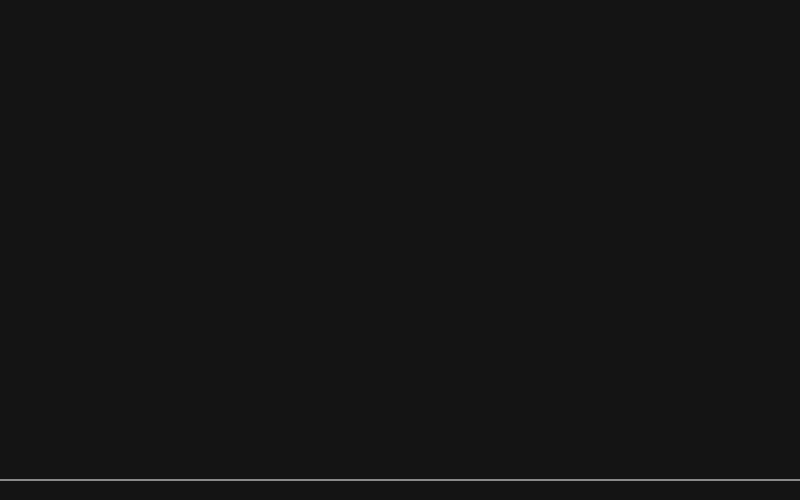
Frame 1 (no input)
Frame 60 (no input): identical to frame 1, image omitted
Frame 120 (the mouse pressed at the canvas centre since frame 60): identical to frame 1, image omitted

The p5.js sketch that drew this single still picture (run headless with seeded random() and noise() and a simulated clock; from frame 60 on, the mouse is pressed at the canvas centre):

// p5.js sketch
// ── sketch.js
let speechRec;
let letters = [];
let gravityOn = false;

function setup() {
  createCanvas(800, 500);
  textSize(40);
  textAlign(CENTER, CENTER);

  let SpeechRecognition = window.SpeechRecognition || window.webkitSpeechRecognition;
  speechRec = new SpeechRecognition();

  speechRec.lang = "pt-PT";
  speechRec.continuous = true;
  speechRec.interimResults = true;

  speechRec.onresult = function(event) {
    let resultado = "";
    for (let i = event.resultIndex; i < event.results.length; i++) {
      resultado += event.results[i][0].transcript;
    }

    addLetters(resultado);
  };

  speechRec.start();
}

function draw() {
  background(20);

  for (let l of letters) {
    l.update();
    l.display();
  }

  // chão
  stroke(255);
  line(0, height - 20, width, height - 20);
}

function addLetters(text) {
  letters = [];
  
  for (let i = 0; i < text.length; i++) {
    let x = random(width);
    let y = random(height/2);
    letters.push(new Letter(text[i], x, y));
  }
}

function keyPressed() {
  if (keyCode === BACKSPACE) {
    gravityOn = true;
  }
}

class Letter {
  constructor(char, x, y) {
    this.char = char;
    this.x = x;
    this.y = y;
    this.vx = random(-1, 1);
    this.vy = random(-0.5, 0.5);
  }

  update() {

    if (!gravityOn) {
      // flutuar
      this.x += this.vx;
      this.y += this.vy;

      this.x += random(-0.5,0.5);
      this.y += random(-0.5,0.5);

    } else {
      // gravidade
      this.vy += 0.3;
      this.y += this.vy;
      this.x += this.vx;

      // colisão com chão
      if (this.y > height - 30) {
        this.y = height - 30;
        this.vy = 0;
      }
    }
  }

  display() {
    fill(255);
    noStroke();
    text(this.char, this.x, this.y);
  }
}
